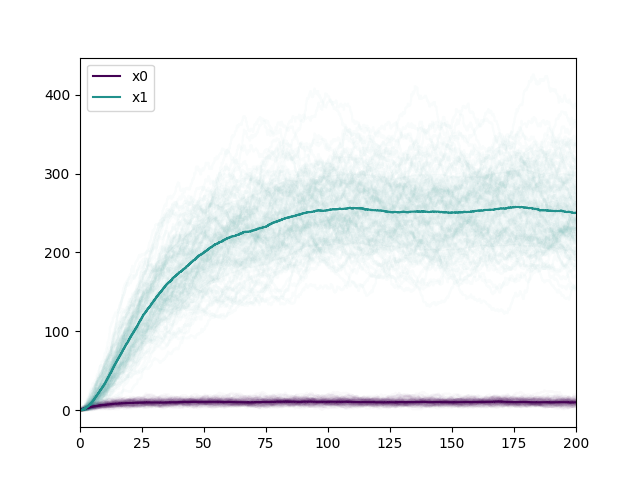

The script that saved this image:
import sys
sys.path.insert(0, "/home/yannik/ssa")
import numpy as np
import matplotlib.pyplot as plt
import timeit
import cProfile

import ssa

def viz_y(result):
    _, ax = plt.subplots()
    nr = len(result.list_ts)
    for j in range(nr):
        ax.step(result.list_ts[j], result.list_xs[j][:, 0], color='b')
        ax.step(result.list_ts[j], result.list_xs[j][:, 1], color='r')

    plt.show()

def run():
    reactants = np.array([[0, 0], [1, 0], [1, 0], [0, 1]])
    products = np.array([[1, 0], [1, 1], [0, 0], [0, 0]])
    x0 = np.array([0, 0])

    k = np.array([1.0, 1.0, 0.1, 0.04])
    t_max = 2e2
    timepoints = np.linspace(0, t_max, 1000)

    #model = ssa.Model(reactants, products, x0, t_max, k, output = ssa.output.FullOutput(), n_procs=2)
    model = ssa.Model(reactants, products, x0, t_max, k, output = ssa.output.ArrayOutput(timepoints), n_procs=2)
    result = model.simulate(n_reps = 100)

    for j in range(len(result.list_ts)):
        pass
    ssa.plot(result, show=False)
    plt.savefig("ex0.png")
    #viz_y(result)



#cProfile.run("run()", 'restats')
#p.strip_dirs().sort_stats(-1).print_stats()
#print(timeit.timeit("run()", setup="from __main__ import run", number=10))
run()

#viz_y(result.list_ts, result.list_xs)
